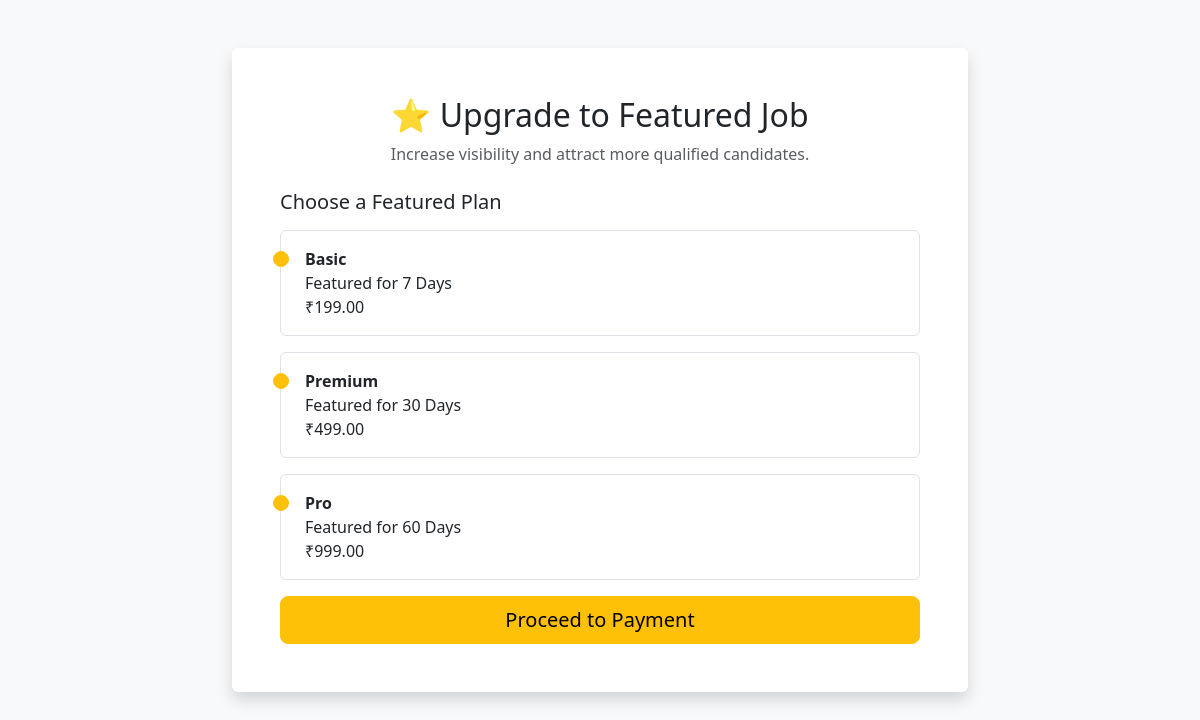
Page /jobs/upgrade_job/10/ on the committed database.
### job/models.py (models this page shows)
class FeaturedPlan(models.Model):
    name = models.CharField(max_length=50)
    duration_days = models.IntegerField()
    price = models.DecimalField(
        max_digits=8,
        decimal_places=2
    )

### job/views.py (the view, shortened to what this page needs)
# urls.py: path('upgrade_job/<int:id>/',views.upgrade_job,name='upgrade_job'),
def upgrade_job(request,id):
    job = get_object_or_404(Job, id=id)
    plans = FeaturedPlan.objects.all()
    return render(
        request,
        'job/upgrade_job.html',
        {
            'job': job,
            'plans': plans
        }
    )

### templates/job/upgrade_job.html (shortened to what this page needs)
<!DOCTYPE html>
<html lang="en">
<head>
    <link href="https://cdn.jsdelivr.net/npm/bootstrap@5.3.3/dist/css/bootstrap.min.css" rel="stylesheet">
</head>
<body class="bg-light">
<div class="container py-5">
    <div class="row justify-content-center">
        <div class="col-md-8">
            <div class="card shadow border-0">
                <div class="card-body p-5">
                    <div class="text-center mb-4">
                        <h2>⭐ Upgrade to Featured Job</h2>
                        <p class="text-muted">
                            Increase visibility and attract more qualified candidates.
                        </p>
                    </div>
                    <h5 class="mb-3">Choose a Featured Plan</h5>
                    <form method="post">
            {% for plan in plans %}
                        <div class="form-check border rounded p-3 mb-3">
                            <input style="border-color: #ffc107;background-color: #ffc107;" class="form-check-input"
                                   type="radio"
                                   name="plan_id"
                                   value="{{plan.id}}"
                                   >
                            <label class="form-check-label ms-2">
                                <strong>{{plan.name}}</strong><br>
                                Featured for {{plan.duration_days}} Days<br>
                                ₹{{plan.price}}
                            </label>
                        </div>
            {%endfor%}
                        <div class="d-grid">
                            <button type="submit"
                                    class="btn btn-warning btn-lg">
                                Proceed to Payment
                            </button>
                        </div>
                    </form>
                </div>
            </div>
        </div>
    </div>
</div>
</body>
</html>

### rows in the picture
FeaturedPlan: name "Basic", duration_days "7", price "199.00"
FeaturedPlan: name "Premium", duration_days "30", price "499.00"
FeaturedPlan: name "Pro", duration_days "60", price "999.00"
